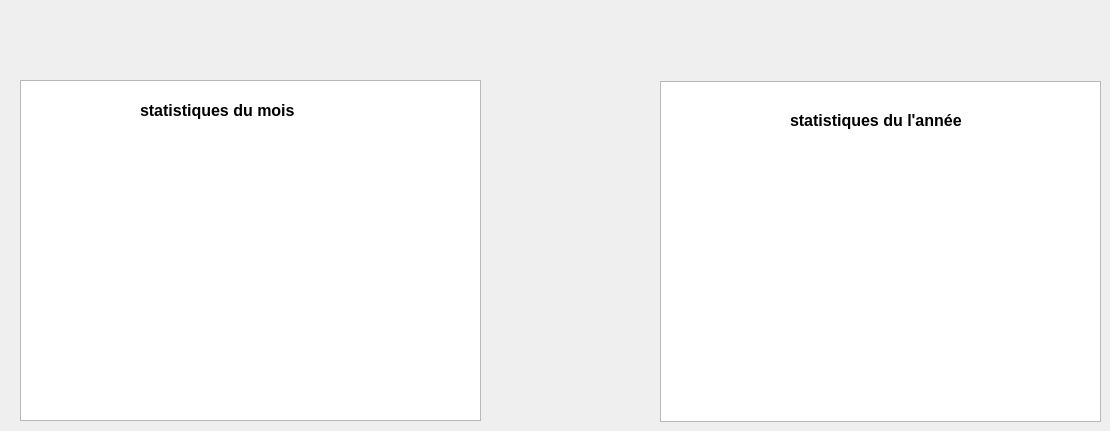
      <widget class="QWidget" name="tab_15">
       <attribute name="title">
        <string>statistique</string>
       </attribute>
       <widget class="QListView" name="listView">
        <property name="geometry">
         <rect>
          <x>20</x>
          <y>80</y>
          <width>461</width>
          <height>341</height>
         </rect>
        </property>
       </widget>
       <widget class="QLabel" name="label_33">
        <property name="geometry">
         <rect>
          <x>140</x>
          <y>90</y>
          <width>201</width>
          <height>41</height>
         </rect>
        </property>
        <property name="font">
         <font>
          <pointsize>12</pointsize>
          <bold>true</bold>
         </font>
        </property>
        <property name="text">
         <string>statistiques du mois</string>
        </property>
       </widget>
       <widget class="QListView" name="listView_3">
        <property name="geometry">
         <rect>
          <x>660</x>
          <y>81</y>
          <width>441</width>
          <height>341</height>
         </rect>
        </property>
       </widget>
       <widget class="QLabel" name="label_34">
        <property name="geometry">
         <rect>
          <x>790</x>
          <y>100</y>
          <width>231</width>
          <height>41</height>
         </rect>
        </property>
        <property name="font">
         <font>
          <pointsize>12</pointsize>
          <bold>true</bold>
         </font>
        </property>
        <property name="text">
         <string>statistiques du l'année</string>
        </property>
       </widget>
      </widget>
